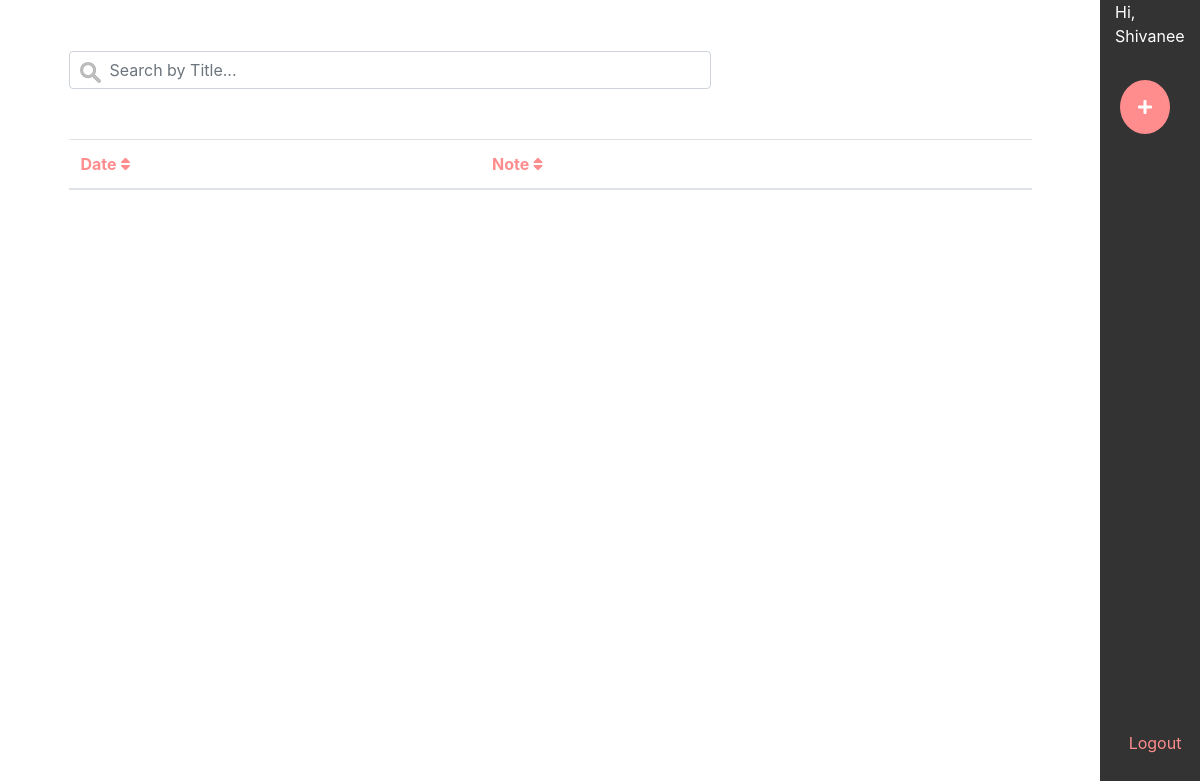
Before: /dashboard.php (signed in) with the older database file.
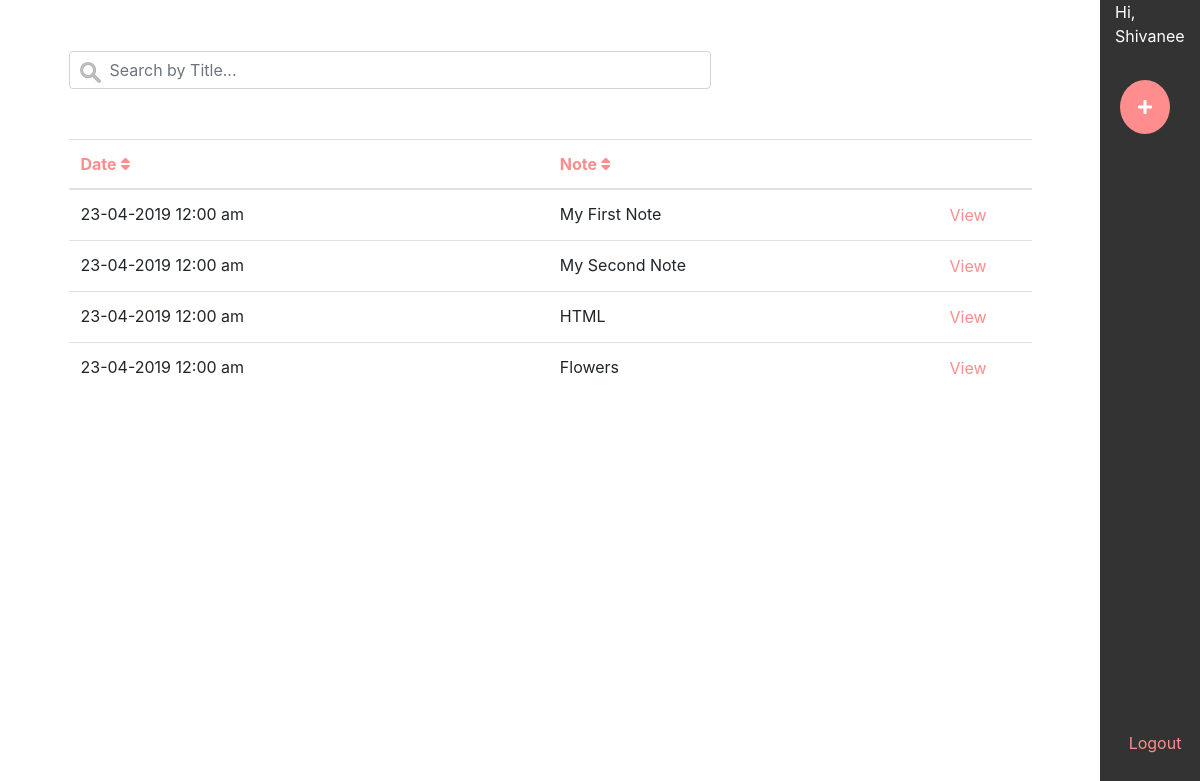
After: the same page with the newer database file.
### tables this page shows
CREATE TABLE `usernote` (
  `noteID` int(11) NOT NULL,
  `email` varchar(40) NOT NULL,
  `uploadDate` date NOT NULL,
  `title` varchar(60) NOT NULL,
  `noteBody` text NOT NULL
);

### dashboard.php (the view, shortened to what this page needs)
<?php
require 'connect.php';
if($_SESSION['status']=='loggedin')
{
	$email = $_SESSION['user_email'];
?>
<!DOCTYPE html>
<html>
<head>
    <link rel="stylesheet" href="https://stackpath.bootstrapcdn.com/bootstrap/4.3.1/css/bootstrap.min.css">
    <link rel="stylesheet" href="https://use.fontawesome.com/releases/v5.8.1/css/all.css">
    <link rel="stylesheet" href="style.css">
</head>
<body class="db">
<div class="left col-md-11">
	<input type="text" id="searchBox" class="form-control header" onkeyup="search()" placeholder="Search by Title...">
	<table class="recentNotes table" id="recentNotes">
	<thead class="thead-pink">
		<tr>
			<th scope="col" onclick="sortTable(0)">Date <i class="fas fa-sort"></i></th>
			<th scope="col" onclick="sortTable(1)">Note <i class="fas fa-sort"></i></th>
			<th scope="col"></th>
		</tr>
	</thead>
	<tbody>
		<?php
		$sqlquery = "SELECT * FROM usernote WHERE email ='".$email."' ORDER BY uploadDate DESC;";
		$res = mysqli_query($conn,$sqlquery);
		$rows = mysqli_num_rows($res);
    	for($i=0;$i<$rows;$i++)
    	{
    		$tablerow = mysqli_fetch_assoc($res);
    		$originalDate = $tablerow['uploadDate'];
			$newDate = date("d-m-Y h:i a", strtotime($originalDate));
			echo '<tr>
					<td>'.$newDate.'</td>
					<td>'.$tablerow["title"].'</td>
					<td width="100"><form action="view.php" method="GET">
						<input type="hidden" name="noteID" value="'.$tablerow["noteID"].'">
						<input type="submit" name="viewBtn" value="View" class="viewBtn">
						</form></td></tr>';
  		}
		?>
	</tbody>
</table>
</div>
<div class="right col-md-1">
	<p>Hi,
   	<?php
		$email=$_SESSION['user_email'];
    	$sql="SELECT FirstName FROM user WHERE Email='".$email."'";
    	$fname = mysqli_query($conn,$sql);
    	while ($row=$fname->fetch_assoc()) {
			echo $row['FirstName'];
  		}
	?>
	</p>
	<a class="newBtn" href="newnote.php"><i class="fas fa-plus"></i></a>
	<a class="logoutBtn" href="logout.php">Logout</a>
</div>
</body>
</html>
<?php
}
else
{
  header("location:index.php");
}
?>

### style.css (style rules this page uses)
.recentNotes { width: 90%; margin-left: 5%; position: relative; top:10%; }
.left { background-color: #ffffff; height: 100vh; margin: 0px; float: left; display: inline; }
.right { background-color: #333333; color: #ffffff; height: 100vh; margin: 0px; float: left; display: inline; }
.db { display: inline; }
.logoutBtn { color: #ff8D8d; bottom: 5%; position: absolute; padding: 5px; width: 80%; text-align: center; }
.header { position: relative; top:5%; width: 50%; margin: auto; clear: both; }
#searchBox { float: left; width: 60%; margin: 1% 5%; background-image: url('images/searchicon.png'); background-position: 10px 10px; background-repeat: no-repeat; padding-left: 40px; }
.newBtn { background-color: #ff8D8d; color: #ffffff; border-radius: 50%; padding: 15%; margin: 0px; position: absolute; top: 10%; width: 50%; text-align: center; margin-left: 5%; }
.thead-pink { border-bottom: 1px solid #ff8D8d; background-color: transparent; color: #ff8D8d; border-top: none; }
.viewBtn { border: none; color: #ff8D8d; background-color: transparent; }

Changed rows visible on the page:
added usernote: uploadDate "23-04-2019 12:00 am", title "My First Note"
added usernote: uploadDate "23-04-2019 12:00 am", title "My Second Note"
added usernote: uploadDate "23-04-2019 12:00 am", title "HTML"
added usernote: uploadDate "23-04-2019 12:00 am", title "Flowers"
